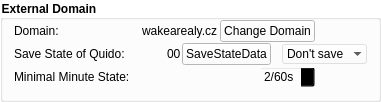
                       <widget class="QGroupBox" name="groupBox_3">
                        <property name="geometry">
                         <rect>
                          <x>0</x>
                          <y>440</y>
                          <width>381</width>
                          <height>101</height>
                         </rect>
                        </property>
                        <property name="font">
                         <font>
                          <weight>75</weight>
                          <bold>true</bold>
                         </font>
                        </property>
                        <property name="styleSheet">
                         <string notr="true">background-color: rgba(255, 255, 255, 100);
border-color: rgb(255, 255, 255);</string>
                        </property>
                        <property name="title">
                         <string>External Domain</string>
                        </property>
                        <property name="flat">
                         <bool>true</bool>
                        </property>
                        <property name="checkable">
                         <bool>false</bool>
                        </property>
                        <layout class="QVBoxLayout" name="verticalLayout_8">
                         <property name="spacing">
                          <number>1</number>
                         </property>
                         <property name="topMargin">
                          <number>0</number>
                         </property>
                         <item>
                          <layout class="QHBoxLayout" name="horizontalLayout_19">
                           <property name="spacing">
                            <number>2</number>
                           </property>
                           <item>
                            <widget class="QLabel" name="label_18">
                             <property name="toolTip">
                              <string>&lt;html&gt;&lt;head/&gt;&lt;body&gt;&lt;p&gt;This variable controls the address and port of the domain where MasterAPP will send data of the state of the cables.&lt;/p&gt;&lt;/body&gt;&lt;/html&gt;</string>
                             </property>
                             <property name="styleSheet">
                              <string notr="true">background-color:transparent</string>
                             </property>
                             <property name="text">
                              <string>Domain:</string>
                             </property>
                            </widget>
                           </item>
                           <item>
                            <spacer name="horizontalSpacer_25">
                             <property name="orientation">
                              <enum>Qt::Horizontal</enum>
                             </property>
                             <property name="sizeHint" stdset="0">
                              <size>
                               <width>40</width>
                               <height>20</height>
                              </size>
                             </property>
                            </spacer>
                           </item>
                           <item>
                            <widget class="QLabel" name="label_19">
                             <property name="toolTip">
                              <string>&lt;html&gt;&lt;head/&gt;&lt;body&gt;&lt;p&gt;This variable controls the address and port of the domain where MasterAPP will send data of the state of the cables.&lt;/p&gt;&lt;/body&gt;&lt;/html&gt;</string>
                             </property>
                             <property name="styleSheet">
                              <string notr="true">background-color:transparent</string>
                             </property>
                             <property name="text">
                              <string>wakearealy.cz</string>
                             </property>
                            </widget>
                           </item>
                           <item>
                            <widget class="QPushButton" name="start_pushButton_2">
                             <property name="styleSheet">
                              <string notr="true">background-color: rgb(255, 255, 255);</string>
                             </property>
                             <property name="text">
                              <string>Change Domain</string>
                             </property>
                            </widget>
                           </item>
                           <item>
                            <spacer name="horizontalSpacer_35">
                             <property name="orientation">
                              <enum>Qt::Horizontal</enum>
                             </property>
                             <property name="sizeType">
                              <enum>QSizePolicy::Minimum</enum>
                             </property>
                             <property name="sizeHint" stdset="0">
                              <size>
                               <width>10</width>
                               <height>20</height>
                              </size>
                             </property>
                            </spacer>
                           </item>
                           <item>
                            <spacer name="horizontalSpacer_36">
                             <property name="orientation">
                              <enum>Qt::Horizontal</enum>
                             </property>
                             <property name="sizeType">
                              <enum>QSizePolicy::Fixed</enum>
                             </property>
                             <property name="sizeHint" stdset="0">
                              <size>
                               <width>42</width>
                               <height>20</height>
                              </size>
                             </property>
                            </spacer>
                           </item>
                          </layout>
                         </item>
                         <item>
                          <layout class="QHBoxLayout" name="horizontalLayout_18">
                           <property name="spacing">
                            <number>1</number>
                           </property>
                           <item>
                            <widget class="QLabel" name="label_17">
                             <property name="toolTip">
                              <string>&lt;html&gt;&lt;head/&gt;&lt;body&gt;&lt;p&gt;This variable controls whether and how new data will be sent to the selected domain. &lt;/p&gt;&lt;p&gt;This is performed automatically by Update function.&lt;/p&gt;&lt;/body&gt;&lt;/html&gt;</string>
                             </property>
                             <property name="styleSheet">
                              <string notr="true">background-color:transparent</string>
                             </property>
                             <property name="text">
                              <string>Save State of Quido:</string>
                             </property>
                            </widget>
                           </item>
                           <item>
                            <spacer name="horizontalSpacer_23">
                             <property name="orientation">
                              <enum>Qt::Horizontal</enum>
                             </property>
                             <property name="sizeHint" stdset="0">
                              <size>
                               <width>40</width>
                               <height>20</height>
                              </size>
                             </property>
                            </spacer>
                           </item>
                           <item>
                            <widget class="QLabel" name="ss_label_1">
                             <property name="toolTip">
                              <string>&lt;html&gt;&lt;head/&gt;&lt;body&gt;&lt;p&gt;This variable shows in how long does MasterAPP executes SaveStateData&lt;/p&gt;&lt;/body&gt;&lt;/html&gt;</string>
                             </property>
                             <property name="styleSheet">
                              <string notr="true">background-color:transparent</string>
                             </property>
                             <property name="text">
                              <string>00</string>
                             </property>
                            </widget>
                           </item>
                           <item>
                            <widget class="QPushButton" name="ss_pushButton">
                             <property name="toolTip">
                              <string>&lt;html&gt;&lt;head/&gt;&lt;body&gt;&lt;p&gt;This button manually triggers save function.&lt;/p&gt;&lt;/body&gt;&lt;/html&gt;</string>
                             </property>
                             <property name="styleSheet">
                              <string notr="true">background-color: rgb(255, 255, 255);</string>
                             </property>
                             <property name="text">
                              <string>SaveStateData</string>
                             </property>
                            </widget>
                           </item>
                           <item>
                            <spacer name="horizontalSpacer_24">
                             <property name="orientation">
                              <enum>Qt::Horizontal</enum>
                             </property>
                             <property name="sizeType">
                              <enum>QSizePolicy::Minimum</enum>
                             </property>
                             <property name="sizeHint" stdset="0">
                              <size>
                               <width>10</width>
                               <height>20</height>
                              </size>
                             </property>
                            </spacer>
                           </item>
                           <item>
                            <widget class="QComboBox" name="ss_comboBox">
                             <property name="toolTip">
                              <string>&lt;html&gt;&lt;head/&gt;&lt;body&gt;&lt;p&gt;Don't save - Will never save new data from quido&lt;/p&gt;&lt;p&gt;Only save - Will only save data from quido&lt;/p&gt;&lt;p&gt;Save and send one - Will save data from quido and send new to selected domain&lt;/p&gt;&lt;p&gt;Save and send all - Will save data from quido and send all to selected domain (in case data is not synchronized)&lt;/p&gt;&lt;/body&gt;&lt;/html&gt;</string>
                             </property>
                             <property name="styleSheet">
                              <string notr="true">QComboBox QAbstractItemView {
background:white
}</string>
                             </property>
                             <property name="currentText">
                              <string>Don't save</string>
                             </property>
                             <property name="maxVisibleItems">
                              <number>4</number>
                             </property>
                             <property name="maxCount">
                              <number>4</number>
                             </property>
                             <property name="insertPolicy">
                              <enum>QComboBox::NoInsert</enum>
                             </property>
                             <property name="sizeAdjustPolicy">
                              <enum>QComboBox::AdjustToContentsOnFirstShow</enum>
                             </property>
                             <property name="iconSize">
                              <size>
                               <width>4</width>
                               <height>4</height>
                              </size>
                             </property>
                             <property name="frame">
                              <bool>false</bool>
                             </property>
                             <item>
                              <property name="text">
                               <string>Don't save</string>
                              </property>
                             </item>
                             <item>
                              <property name="text">
                               <string>Only save</string>
                              </property>
                             </item>
                             <item>
                              <property name="text">
                               <string>Send one</string>
                              </property>
                             </item>
                             <item>
                              <property name="text">
                               <string>Send all</string>
                              </property>
                             </item>
                            </widget>
                           </item>
                          </layout>
                         </item>
                         <item>
                          <layout class="QHBoxLayout" name="horizontalLayout_23">
                           <property name="spacing">
                            <number>1</number>
                           </property>
                           <item>
                            <widget class="QLabel" name="label_21">
                             <property name="toolTip">
                              <string>&lt;html&gt;&lt;head/&gt;&lt;body&gt;&lt;p&gt;This variable controls the interval between updating Cable information from both API and PLC.&lt;/p&gt;&lt;p&gt;MasterAPP periodically sends a request on which API responds with Rider information, then sends the same for PLC which responds with Cable information&lt;/p&gt;&lt;/body&gt;&lt;/html&gt;</string>
                             </property>
                             <property name="styleSheet">
                              <string notr="true">background-color:transparent</string>
                             </property>
                             <property name="text">
                              <string>Minimal Minute State:</string>
                             </property>
                            </widget>
                           </item>
                           <item>
                            <spacer name="horizontalSpacer_32">
                             <property name="orientation">
                              <enum>Qt::Horizontal</enum>
                             </property>
                             <property name="sizeHint" stdset="0">
                              <size>
                               <width>40</width>
                               <height>20</height>
                              </size>
                             </property>
                            </spacer>
                           </item>
                           <item>
                            <widget class="QSpinBox" name="ss_spinBox">
                             <property name="maximumSize">
                              <size>
                               <width>56</width>
                               <height>16777215</height>
                              </size>
                             </property>
                             <property name="toolTip">
                              <string>&lt;html&gt;&lt;head/&gt;&lt;body&gt;&lt;p&gt;This variable affects how MasterAPP evaluates whether Cable was running in a minute. (True)&lt;/p&gt;&lt;p&gt;1/60s - MasterAPP will evaluate True if it was ON a single second&lt;/p&gt;&lt;p&gt;60/60s - MasterAPP will only evaluate True if it was ON the whole minute&lt;/p&gt;&lt;/body&gt;&lt;/html&gt;</string>
                             </property>
                             <property name="styleSheet">
                              <string notr="true">background-color:transparent</string>
                             </property>
                             <property name="alignment">
                              <set>Qt::AlignLeading|Qt::AlignLeft|Qt::AlignVCenter</set>
                             </property>
                             <property name="suffix">
                              <string>/60s</string>
                             </property>
                             <property name="prefix">
                              <string/>
                             </property>
                             <property name="minimum">
                              <number>1</number>
                             </property>
                             <property name="maximum">
                              <number>60</number>
                             </property>
                             <property name="value">
                              <number>2</number>
                             </property>
                            </widget>
                           </item>
                           <item>
                            <spacer name="horizontalSpacer_33">
                             <property name="orientation">
                              <enum>Qt::Horizontal</enum>
                             </property>
                             <property name="sizeType">
                              <enum>QSizePolicy::Minimum</enum>
                             </property>
                             <property name="sizeHint" stdset="0">
                              <size>
                               <width>10</width>
                               <height>20</height>
                              </size>
                             </property>
                            </spacer>
                           </item>
                           <item>
                            <spacer name="horizontalSpacer_34">
                             <property name="orientation">
                              <enum>Qt::Horizontal</enum>
                             </property>
                             <property name="sizeType">
                              <enum>QSizePolicy::Fixed</enum>
                             </property>
                             <property name="sizeHint" stdset="0">
                              <size>
                               <width>42</width>
                               <height>20</height>
                              </size>
                             </property>
                            </spacer>
                           </item>
                          </layout>
                         </item>
                        </layout>
                       </widget>
